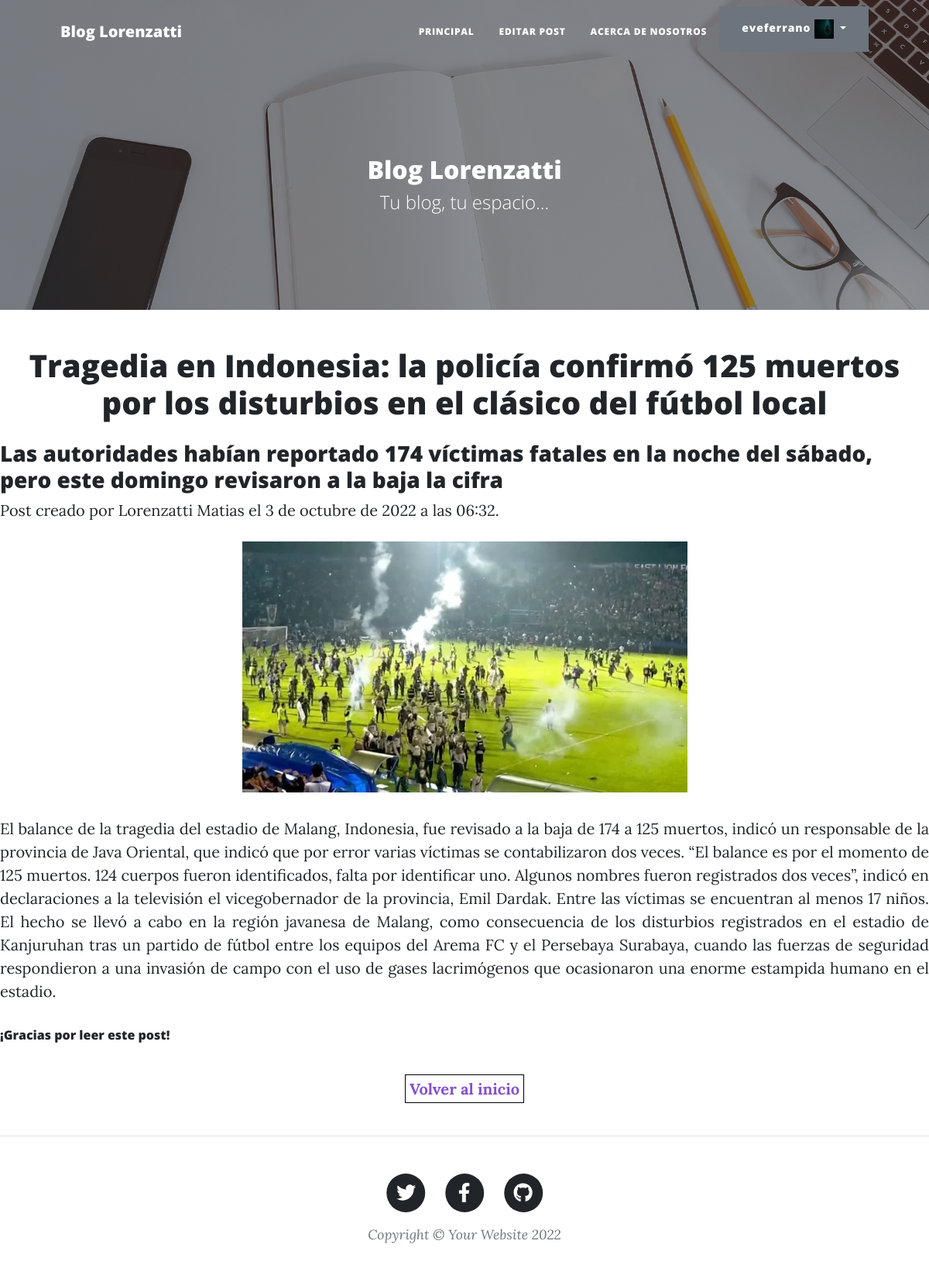
The app's page /blog/pages/4/ (signed in) with its own data.
### app_blog/models.py (models this page shows, shortened)
class Avatar(models.Model):
    user = models.OneToOneField(User, on_delete=models.CASCADE, null=True)
    imagen = models.ImageField(upload_to = 'avatares', null=True, blank=True)

class Post(models.Model):
    titulo = models.CharField(max_length=200, unique=True)
    subtitulo = models.CharField(max_length=200)
    cuerpo = models.TextField(max_length=5000)
    fecha_post = models.DateTimeField(default= datetime.datetime.now())
    imagen = models.ImageField(upload_to ="post_img", null=True)
    usuario = models.CharField(max_length=50, default="Usuario Generico" )

### app_blog/views.py (the view)
# urls.py: path("pages/<pk>/", views.PostDetail.as_view(), name="detail_post"),
class PostDetail(DetailView):
    model = Post

### app_blog/templates/app_blog/post_detail.html
{% extends "app_blog/base.html" %}
{% block contenido_base %}
<h1 style="text-align:center;">{{object.titulo}}</h1>
<h3 style="margin-top:25px;">{{object.subtitulo}}</h3>
Post creado por {{object.usuario}} el {{object.fecha_post}}.
<div style="text-align:center; margin: 25px;"><img style="text-align:center ;" width="50%" src="{{post.imagen.url}}"></div>
<p style="text-align:justify ;">{{object.cuerpo}}</p>
<h6>¡Gracias por leer este post!</h6>
<div style="text-align: center;margin: 45px;"><a style="text-align: center ;" href="{% url 'list_posts' %}"><b style="color:rgb(134, 80, 204) ;border: 1px solid black;padding: 5px;margin: 25px;">Volver al inicio</b></a></div>
{% endblock contenido_base %}

### app_blog/templates/app_blog/base.html (shortened to what this page needs)
{% load static %}
<!DOCTYPE html>
<html lang="en">
    <head>
        <link href="{% static 'app_blog/css/styles.css' %}" rel="stylesheet" />
    </head>
    <body>
        <nav class="navbar navbar-expand-lg navbar-light" id="mainNav">
            <div class="container px-4 px-lg-5">
                <a class="navbar-brand" href="{% url 'list_posts' %}">Blog Lorenzatti</a>
                <div class="collapse navbar-collapse" id="navbarResponsive">
                    <ul class="navbar-nav ms-auto py-4 py-lg-0">
                        <li class="nav-item"><a class="nav-link px-lg-3 py-3 py-lg-4" href="{% url 'list_posts' %}">Principal</a></li>
                        {% if user.is_authenticated %}
                        <li class="nav-item"><a class="nav-link px-lg-3 py-3 py-lg-4" href="{% url 'users_posts' %}">Editar post</a></li>
                        {% endif %}
                        <li class="nav-item"><a class="nav-link px-lg-3 py-3 py-lg-4" href="{% url 'about' %}">Acerca de nosotros</a></li>
                        {% if user.is_authenticated %}
                        <div class="dropdown">
                            <button class="btn btn-secondary dropdown-toggle" type="button" id="dropdownMenuButton" data-bs-toggle="dropdown" aria-haspopup="true" aria-expanded="true">
                            {{user.username}} <img width="25px" height="25px" src="{{user.avatar.imagen.url}}">
                            </button>
                          </div>
                        {% else %}
                        <a class="btn btn-primary" href="{% url 'login' %}">Iniciar Sesión</a>
                        <p>   </p>
                        <a class="btn btn-primary" href="{% url 'registro' %}">Registrarse</a>
                        {% endif %}
                    </ul>
                </div>
            </div>
        </nav>
        <header class="masthead" style="background-image: url({% static 'app_blog/assets/img/home-bg.jpg' %});height: 300px;">
            <div class="container position-relative px-4 px-lg-5">
                <div class="row gx-4 gx-lg-5 justify-content-center">
                    <div class="col-md-10 col-lg-8 col-xl-7">
                        <div class="site-heading">
                            <h2>Blog Lorenzatti</h2>
                            <span class="subheading">Tu blog, tu espacio...</span>
                        </div>
                    </div>
                </div>
            </div>
        </header>
        <main>
        {% block contenido_base %}
        {% endblock contenido_base %}
        </main>
        <footer class="border-top">
            <div class="container px-4 px-lg-5">
                <div class="row gx-4 gx-lg-5 justify-content-center">
                    <div class="col-md-10 col-lg-8 col-xl-7">
                        <ul class="list-inline text-center">
                            <li class="list-inline-item">
                                <a href="#!">
                                    <span class="fa-stack fa-lg">
                                        <i class="fas fa-circle fa-stack-2x"></i>
                                        <i class="fab fa-twitter fa-stack-1x fa-inverse"></i>
                                    </span>
                                </a>
                            </li>
                            <li class="list-inline-item">
                                <a href="#!">
                                    <span class="fa-stack fa-lg">
                                        <i class="fas fa-circle fa-stack-2x"></i>
                                        <i class="fab fa-facebook-f fa-stack-1x fa-inverse"></i>
                                    </span>
                                </a>
                            </li>
                            <li class="list-inline-item">
                                <a href="#!">
                                    <span class="fa-stack fa-lg">
                                        <i class="fas fa-circle fa-stack-2x"></i>
                                        <i class="fab fa-github fa-stack-1x fa-inverse"></i>
                                    </span>
                                </a>
                            </li>
                        </ul>
                        <div class="small text-center text-muted fst-italic">Copyright &copy; Your Website 2022</div>
                    </div>
                </div>
            </div>
        </footer>
    </body>
</html>

### records on screen
Post: titulo "Tragedia en Indonesia: la policía confirmó 125 muertos por los disturbios en el clásico del fútbol local", subtitulo "Las autoridades habían reportado 174 víctimas fatales en la noche del sábado, pero este domingo revisaron a la baja la cifra", usuario "Lorenzatti Matias", fecha_post "3 de octubre de 2022 a las 06:32", imagen (picture), cuerpo "El balance de la tragedia del estadio de Malang, Indonesia, fue revisado a la baja de 174 a 125 muertos, indicó un responsable de la provincia de Java Oriental, que indicó que por error varias víctimas se contabilizaron dos veces. “El balance es por el momento de 125 muertos. 124 cuerpos fueron identificados, falta por identificar uno. Algunos nombres fueron registrados dos veces”, indicó en declaraciones a la televisión el vicegobernador de la provincia, Emil Dardak. Entre las víctimas se encuentran al menos 17 niños. El hecho se llevó a cabo en la región javanesa de Malang, como consecuencia de los disturbios registrados en el estadio de Kanjuruhan tras un partido de fútbol entre los…"

### other values on screen
{{ user.username }} "eveferrano"
